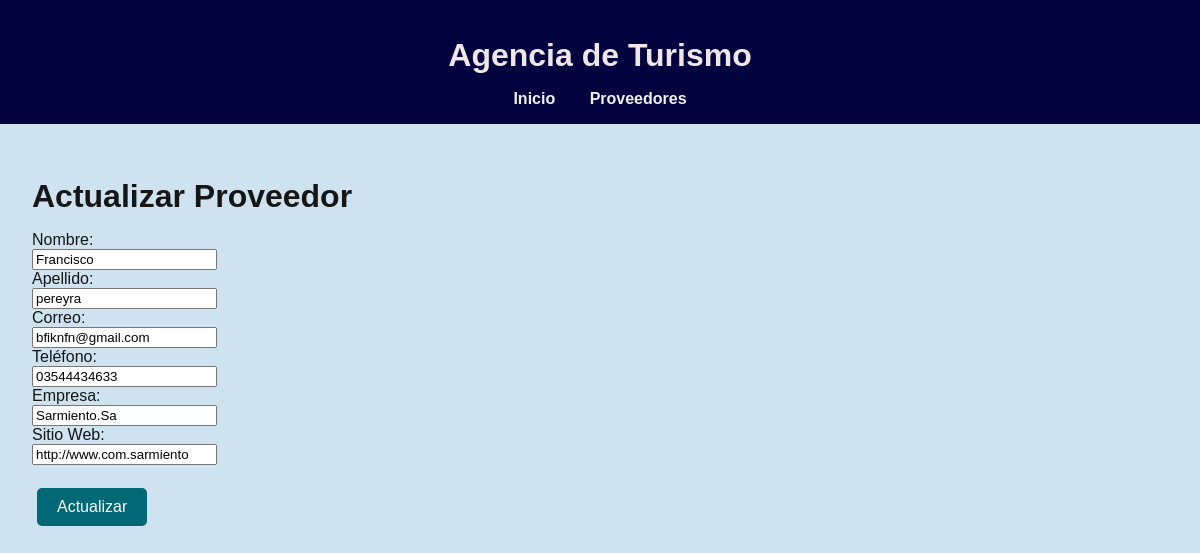
/editar/3/, run on the app's committed database.
### Proveedores/models.py (models this page shows, shortened)
class Proveedor(models.Model):
    nombre = models.CharField(max_length=100)
    apellido = models.CharField(max_length=100)
    telefono = models.CharField(max_length=20)
    correo = models.EmailField(max_length=200)
    empresa = models.CharField(max_length=100)
    sitio_web = models.URLField(max_length=200)

### Proveedores/views.py (the view, shortened to what this page needs)
# urls.py: path('editar/<int:id>/', views.editar_proveedores, name='editar_proveedores'),
def editar_proveedores(request, id):
    proveedor = get_object_or_404(Proveedor, id=id)
    return render(request, 'editar_proveedores.html', {'proveedor': proveedor})

### Proveedores/templates/editar_proveedores.html (shortened to what this page needs)
{% extends 'base.html' %}
{% block content %}
<h1>Actualizar Proveedor</h1>
<form method="POST" action="{% url 'editar_proveedores' proveedor.id %}">
    <label>Nombre:</label><br>
    <input type="text" name="nombre" value="{{ proveedor.nombre }}" required><br>
    <label>Apellido:</label><br>
    <input type="text" name="apellido" value="{{ proveedor.apellido }}" required><br>
    <label>Correo:</label><br>
    <input type="email" name="correo" value="{{ proveedor.correo }}" required><br>
    <label>Teléfono:</label><br>
    <input type="text" name="telefono" value="{{ proveedor.telefono }}"><br>
    <label>Empresa:</label><br>
    <input type="text" name="empresa" value="{{ proveedor.empresa }}"><br>
    <label>Sitio Web:</label><br>
    <input type="url" name="sitio_web" value="{{ proveedor.sitio_web }}"><br><br>
    <button type="submit" class="boton">Actualizar</button>
</form>
{% endblock %}

### Proveedores/static/estilos.css (style rules this page uses)
html, body { height: 100%; margin: 0; display: flex; flex-direction: column; }
body { font-family: Arial, sans-serif; background-color: rgb(206, 226, 240); color: rgb(22, 22, 22); margin: 0; padding: 0; }
h1 { font-size: 2em; margin-bottom: 0.5em; }
.boton, .btn { display: inline-block; padding: 10px 20px; margin: 5px; color: rgb(253, 250, 250); text-decoration: none; border: none; border-radius: 5px; font-size: 1rem; cursor: pointer; background-color: #036875; }

### data on the page
Proveedor: nombre "Francisco", apellido "pereyra", correo "bfiknfn@gmail.com", telefono "03544434633", empresa "Sarmiento.Sa", sitio_web "http://www.com.sarmiento"
